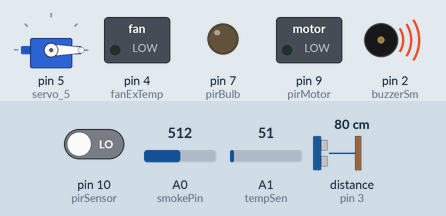
Simulated run of this sketch. Board: Arduino Uno, built with avr-gcc and run on an emulated ATmega328P. On the bench: servo, switched loads named in the sketch (green lamp = pin HIGH), output pins drawn as LEDs (lit = HIGH), buzzer (waves = sounding, pin HIGH). Wiring (inferred from the names in the program): ultrasonic range finder: trigger pin 3; echo pin 3. Inputs (shaded band) come from the test bench; at power-on: distance to the obstacle (sensor on pin 3) 80 cm, A0 (smokePin) = 512, pin 10 (pirSensor) LOW, A1 (tempSen) = 51. The echo pulse lasts 58.3 µs per cm.

Above: at 1.8 s.
1.9 s: distance to the obstacle (sensor on pin 3) set to 32 cm
3.4 s: distance to the obstacle (sensor on pin 3) set to 27 cm
At 4.9 s:
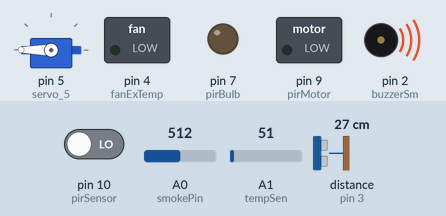
5.5 s: A0 (smokePin) set to 227
7.2 s: A0 (smokePin) set to 199
At 10.1 s:
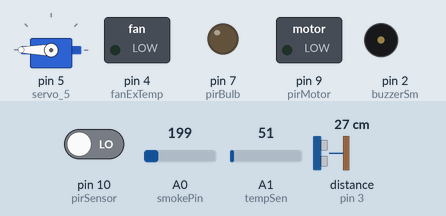
10.5 s: pin 10 (pirSensor) driven HIGH
At 12.5 s:
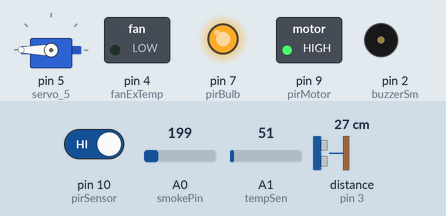
13.5 s: distance to the obstacle (sensor on pin 3) set to 35 cm
At 17.0 s:
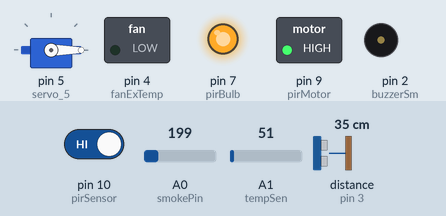
Timing chart, 0 to 18.5 s (numbered marks = the images above; inputs shaded):
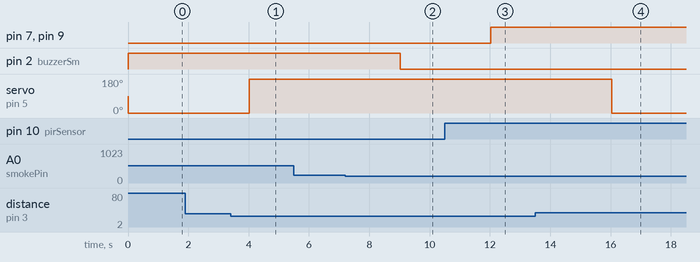

Measured:
- the behaviour switches between 31 and 30 cm on distance to the obstacle (sensor on pin 3) (found by bisection; images 0 and 1)
- the behaviour switches between 210 and 209 on A0 (smokePin) (found by bisection; images 1 and 2)
- after the input at 1.9 s, every drawn part: stays the same
- after the input at 3.4 s, servo on pin 5 (servo_5): 0° → 180° after 0.62 s
- after the input at 5.5 s, every drawn part: stays the same
- after the input at 7.2 s, pin 2 (buzzerSm): HIGH → LOW after 1.8 s
- after the input at 10.5 s, pin 7 (pirBulb), pin 9 (pirMotor): LOW → HIGH after 1.5 s
- after the input at 13.5 s, servo on pin 5 (servo_5): 180° → 0° after 2.5 s

The sketch:

smart_industry.ino
```cpp
#include<Servo.h>
Servo servo_5;
const int pingUltra=3;
const int smokePin=A0;
const int buzzerSm=2;
const int tempSen=A1;
const int fanExTemp=4;
const int pirSensor=10;
const int pirMotor=9;
const int pirBulb=7;

int smoke=0;
int temp=0;
int pir=0;
void setup()
{
servo_5.attach(5);

pinMode(smokePin, INPUT);
pinMode(buzzerSm, OUTPUT);

pinMode(tempSen, INPUT);
pinMode(fanExTemp, OUTPUT);

pinMode(pirSensor, INPUT);
  pinMode(pirMotor, OUTPUT);

pinMode(pirBulb, OUTPUT);
}
void loop() {


long duration, entryDis;

pinMode(pingUltra, OUTPUT);

  digitalWrite(pingUltra, LOW);
  delayMicroseconds(2);
  digitalWrite(pingUltra, HIGH);
  delayMicroseconds(5);
  digitalWrite(pingUltra, LOW);


pinMode(pingUltra, INPUT);

duration= pulseIn(pingUltra, HIGH);
entryDis= microsecondsToCentimeters(duration);

if (entryDis<30)
{
  servo_5.write(180);
  delay(2000);

}

else{
  servo_5.write(0);
}

smoke = analogRead(smokePin);

if (smoke >=210) {
  digitalWrite(buzzerSm, HIGH);
}
  else{
    digitalWrite(buzzerSm,LOW);
  }
  temp=(-40 + 0.488155*(analogRead(tempSen)-20));
  if(temp>=30){
    digitalWrite(fanExTemp,HIGH);
  }else{
    digitalWrite(fanExTemp,LOW);
  }
  pir=digitalRead(pirSensor);
  if(pir==HIGH)
  {
    digitalWrite(pirMotor,HIGH);
    digitalWrite(pirBulb,HIGH);
  }
  else
  {
    digitalWrite(pirMotor,LOW);
    digitalWrite(pirBulb,LOW);
  }
  Serial.print("dis: ");
  Serial.println(entryDis);
  Serial.print("smoke:");
  Serial.println(smoke);
  Serial.print("temp:");
  Serial.println(temp);
  Serial.print("dete:");
  Serial.println(pir);
  delay(1000);
}

  long microsecondsToCentimeters(long microseconds){
    return microseconds/29/2;
  }
```
